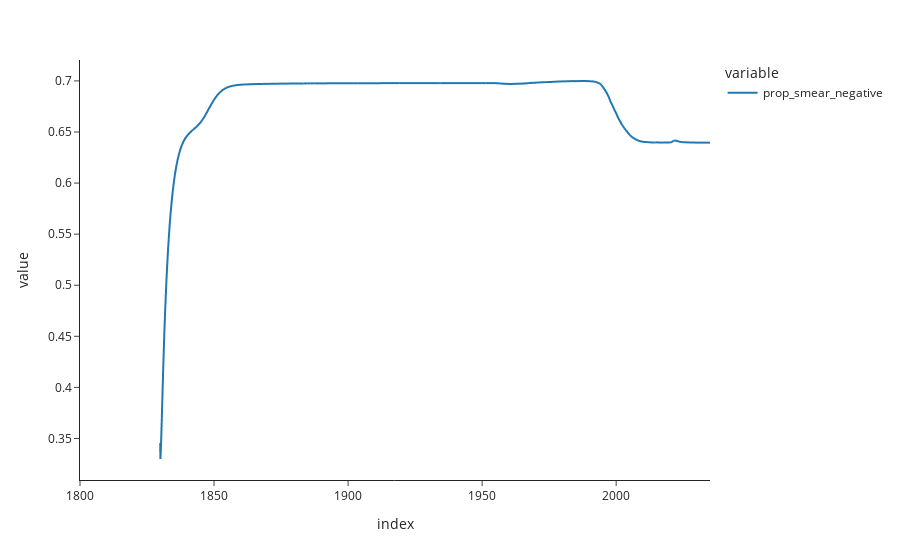

The notebook cell saved with this chart:
### Code cell
derived_df_0['prop_smear_negative'].plot()

### Figure 1 — Plotly figure (JSON) as saved in the notebook; plotly's stock layout.template omitted (floating-point values rounded to 4 significant figures; data arrays with more than 128 entries replaced by an {"elided": "..."} marker saying what was removed)
{"data": [{"hovertemplate": "variable=prop_smear_negative<br>index=%{x}<br>value=%{y}<extra></extra>", "legendgroup": "prop_smear_negative", "line": {"color": "#1F77B4", "dash": "solid"}, "marker": {"symbol": "circle"}, "mode": "lines", "name": "prop_smear_negative", "showlegend": true, "type": "scattergl", "x": {"elided": "2351 float values"}, "xaxis": "x", "y": {"elided": "2351 float values"}, "yaxis": "y"}], "layout": {"legend": {"title": {"text": "variable"}, "tracegroupgap": 0}, "margin": {"t": 60}, "xaxis": {"anchor": "y", "domain": [0, 1], "title": {"text": "index"}}, "yaxis": {"anchor": "x", "domain": [0, 1], "title": {"text": "value"}}}}
